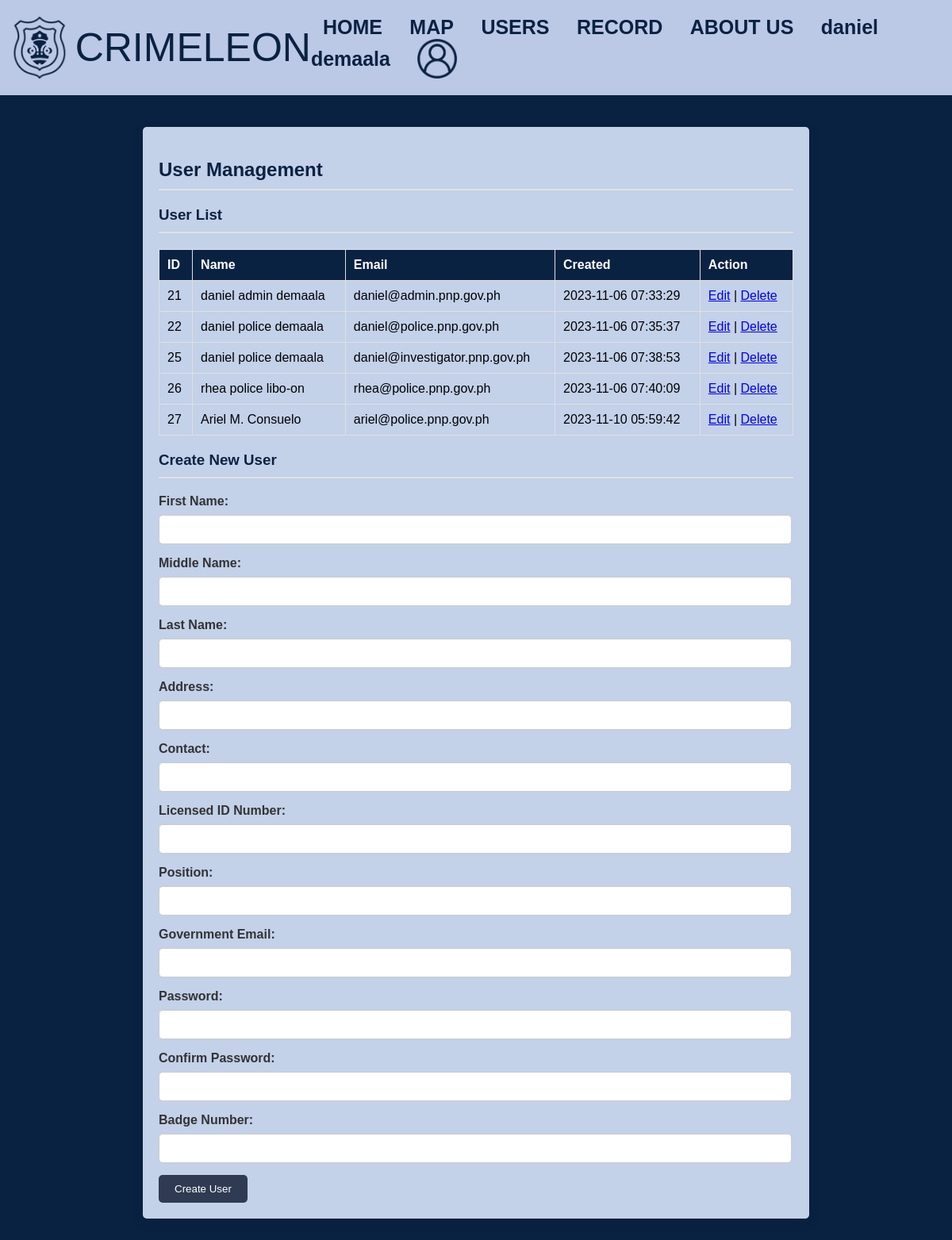
The page /users.php (signed in) on the database its author committed.
### tables this page shows
CREATE TABLE `users` (
  `id` int(11) NOT NULL,
  `firstname` varchar(255) NOT NULL,
  `middlename` varchar(255) DEFAULT NULL,
  `lastname` varchar(255) NOT NULL,
  `address` varchar(255) NOT NULL,
  `contact` varchar(255) NOT NULL,
  `licensed_idno` varchar(255) NOT NULL,
  `position` varchar(255) NOT NULL,
  `gov_email` varchar(255) NOT NULL,
  `password` varchar(255) NOT NULL,
  `badge_no` varchar(255) NOT NULL,
  `created_at` timestamp NOT NULL DEFAULT current_timestamp()
);

### users.php (the view, shortened to what this page needs)
<?php
$servername = "localhost";
$username = "root";
$password = "";
$dbname = "crimeleon2";
$conn = new mysqli($servername, $username, $password, $dbname);
?>
<!DOCTYPE html>
<html>
<head>
</head>
<body>
<div class="header">
    <img src="logo2.png" alt="Logo">
    <span class="brand-text">CRIMELEON</span>
    <div class="header-links">
        <a href="admin.php">HOME</a>
        <a href="index_admin.html">MAP</a>
        <a href="users.php">USERS</a>
        <a href="ad_record.php">RECORD</a>
        <a href="about_a.php">ABOUT US</a>
        <span class="user-name"><?php echo htmlspecialchars($_SESSION['firstname'] . " " . $_SESSION['lastname']); ?></span>
        <div class="dropdown">
            <img src="logout.png" alt="Logout Icon" style="cursor: pointer; width: 50px; height: 50px;">
        </div>
    </div>
</div>
    <div class="content">
        <h2>User Management</h2>
        <h3>User List</h3>
        <table>
            <tr>
                <th>ID</th>
                <th>Name</th>
                <th>Email</th>
                <th>Created</th>
                <th>Action</th>
            </tr>
            <?php
            $sql = "SELECT id, CONCAT(firstname, ' ', middlename, ' ', lastname) as name, gov_email, created_at FROM users";
            $result = $conn->query($sql);
            if ($result->num_rows > 0) {
                while ($row = $result->fetch_assoc()) {
                    echo "<tr>";
                    echo "<td>" . $row["id"] . "</td>";
                    echo "<td>" . $row["name"] . "</td>";
                    echo "<td>" . $row["gov_email"] . "</td>";
                    echo "<td>" . $row["created_at"] . "</td>";
                    echo "<td><a href='edit_user.php?id=" . $row["id"] . "'>Edit</a> | <a href='delete_user.php?id=" . $row["id"] . "'>Delete</a></td>";
                    echo "</tr>";
                }
            } else {
                echo "<tr><td colspan='5'>No users found.</td></tr>";
            }
            ?>
        </table>
        <h3>Create New User</h3>
        <form method="post" action="">
            <label>First Name:</label>
            <input type="text" name="firstname" required>
            <label>Middle Name:</label>
            <input type="text" name="middlename">
            <label>Last Name:</label>
            <input type="text" name="lastname" required>
            <label>Address:</label>
            <input type="text" name="address" required>
            <label>Contact:</label>
            <input type="text" name="contact" required>
            <label>Licensed ID Number:</label>
            <input type="text" name="licensed_idno" required>
            <label>Position:</label>
            <input type="text" name="position" required>
            <label>Government Email:</label>
            <input type="email" name="gov_email" required>
            <label>Password:</label>
            <input type="password" name="password" required>
            <label>Confirm Password:</label>
            <input type="password" name="confirm_password" required>
            <label>Badge Number:</label>
            <input type="text" name="badge_no" required>
            <button type="submit" name="signup">Create User</button>
        </form>
    </div>
</body>
</html>

### users.php (style rules this page uses)
body { font-family: 'Lovelo', sans-serif; background-color: #0a2242; margin: 0; padding: 0; }
.header { background-color: #bbc8e6; padding: 20px 0; display: flex; align-items: center; flex-wrap: nowrap; }
.header img { margin-left: 15px; max-height: 80px; }
.brand-text { margin-left: 10px; font-size: 50px; color: #0a2242; vertical-align: middle; }
.header a, .dropdown img { color: #0a2242; text-decoration: none; margin: 0 15px; font-weight: bold; font-size: 25px; transition: color 0.3s; vertical-align: middle; }
.header-links { margin-left: auto; }
.dropdown { position: relative; display: inline-block; }
.content { max-width: 800px; margin: 40px auto; background: #c3d1e9; padding: 20px; border-radius: 5px; box-shadow: 0 5px 15px rgba(0, 0, 0, 0.1); }
.content h2, .content h3 { color: #0a2242; border-bottom: 2px solid #e0e0e0; padding-bottom: 10px; margin-bottom: 20px; }
table { width: 100%; border-collapse: collapse; margin-bottom: 20px; }
table, th, td { border: 1px solid #e0e0e0; }
th, td { padding: 10px; text-align: left; }
th { background-color: #0a2242; color: #fff; }
tr:nth-child(even) { background-color: #c3d1e9 ; }
form { margin-top: 20px; }
label { display: block; font-weight: bold; margin-bottom: 8px; color: #333; }
input[type="text"], input[type="email"], input[type="password"] { width: 97%; padding: 10px; margin-bottom: 15px; border: 1px solid #ccc; border-radius: 5px; }
button[type="submit"] { background-color: #2f3b52; color: #fff; border: none; padding: 10px 20px; border-radius: 5px; cursor: pointer; transition: background-color 0.3s; }
.user-name { color: #0a2242; margin: 0 15px; font-weight: bold; font-size: 25px; vertical-align: middle; }

### rows shown on the page
users: id "21", name "daniel admin demaala", gov_email "daniel@admin.pnp.gov.ph", created_at "2023-11-06 07:33:29"
users: id "22", name "daniel police demaala", gov_email "daniel@police.pnp.gov.ph", created_at "2023-11-06 07:35:37"
users: id "25", name "daniel police demaala", gov_email "daniel@investigator.pnp.gov.ph", created_at "2023-11-06 07:38:53"
users: id "26", name "rhea police libo-on", gov_email "rhea@police.pnp.gov.ph", created_at "2023-11-06 07:40:09"
users: id "27", name "Ariel M. Consuelo", gov_email "ariel@police.pnp.gov.ph", created_at "2023-11-10 05:59:42"

### other values the page prints
$_SESSION['firstname'] . " " . $_SESSION['lastname'] "daniel demaala"
